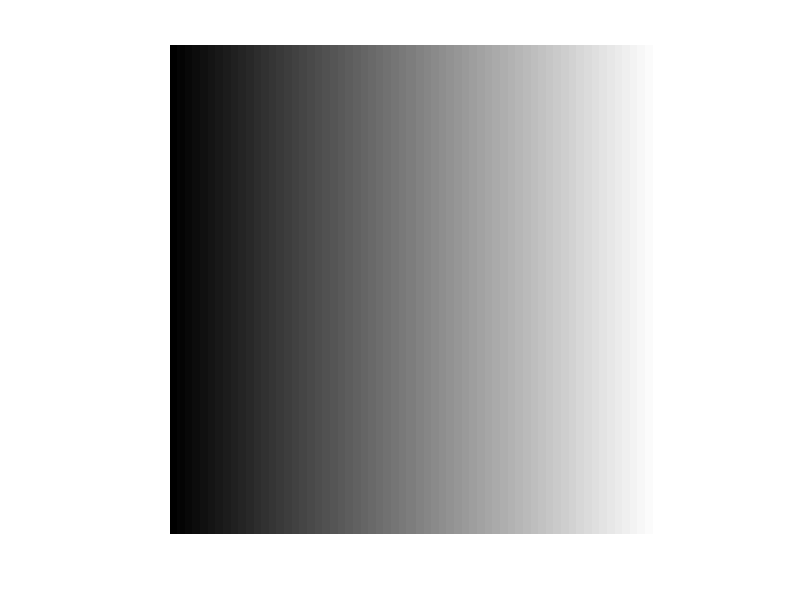
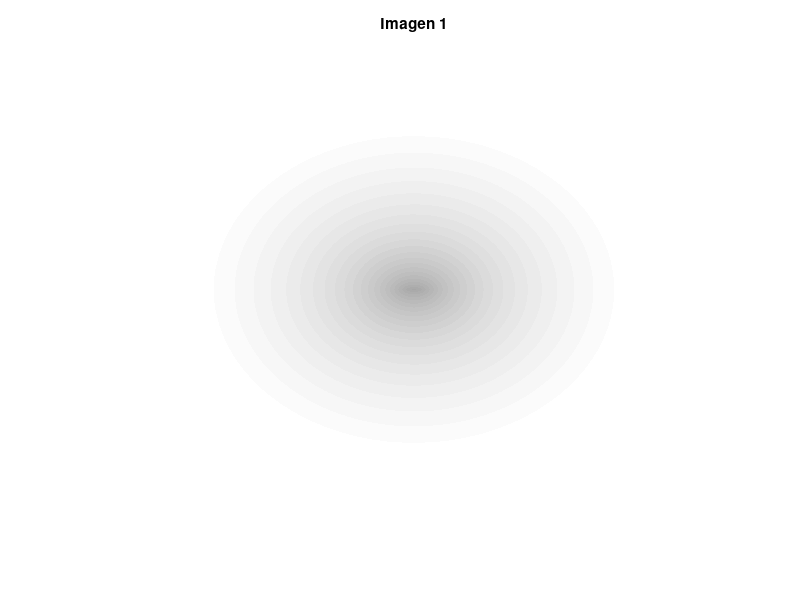

These charts were generated, in order, by the following MATLAB code: (Note: this script raises an error after producing the figures.)
%% Un programa que reproduzca los resultados del ejemplo. Es decir que implemente la
%  trasnformación zT = e^z

%% Matriz de entrada

% Se define una matriz de ceros de orden igual a 256.
size = 256;
input_matrix = zeros(size);

% Se construye una matriz que guarde la intensidad de los colores en esta matriz. %
% Cada columna de esta matriz tendrá valores iguales desde uno hasta 256 en
% este caso.
    for c = 1:size 
       input_matrix(:, c) = (255/size)*c - 1;
    end

img = uint8(input_matrix); % Convertimos cada entrada de la matríz en un byte
imshow(img) % Se muestra la imagen.


%%%%
	
%% Matriz Transformada

% Se definen los límites de los ejes X y Y en el plano de los complejos.
% Por trial and error, se encontró que éstos valores arrojan un output
% interesante.
init_p = -pi;
end_p = pi;

% Se definen valores para X y Y de acuerdo con un
% intervalo.
xRange = init_p:((end_p-(init_p))/255): end_p;
yRange = init_p:((end_p-(init_p))/255): end_p;
% Con los vectores de los valores posibles para X y Y se crea un meshgrid.
[realgrid, imgrid] = meshgrid(xRange,yRange);
complexGrid = realgrid + imgrid.*i;
% Se calcula la transformación Exp(Z).
transfGrid = exp(complexGrid);

% Deduce una matriz de la parte real de ésta matriz.
real_z1 = real(transfGrid);
% De deduce una matriz de la parte imaginaria de cada uno de los valores de
% ésta matriz.
imag_z1 = imag(transfGrid);
%plot(real_z1,imag_z1,'b*')

% Dado que yo tengo matrices de la parte real e imaginaria de los nuevos
% valores dada la transformación, y además tengo una matriz de los colores
% asignados, mediante reshape yo las convierto a vectores.
real_reshape = reshape(real_z1,1,[]);
imag_reshape = reshape(imag_z1,1,[]);
color_reshape = reshape(input_matrix,1,[]);

% Mediante la función scatter, se grafican los puntos.
% Se utiliza escala de grises mediante colormap y se ponen sombras de
% acuerdo con una interpolación.
figure
scatter(real_reshape,imag_reshape,1000,color_reshape,'filled')
set(gca,'Color','g')
axis off
title('Imagen 1')
colormap('gray')
shading interp

%%
% Punto 2.2 y 2.3 (Una transformaci´on de otro tipo que usted quiera implementar.)
% (Ambas transformaciones aplicadas a una imagen que usted genere, o a alguna imagen
% que quiera analizar.)

% Se transforma una imagen de Diomedes Díaz.
mapImageTo_z_squared('diomedes_1.jpg');
pause(5);
close;
% Se transforma la imagen de un perrito.
mapImageToLog_z('puppy.png');
